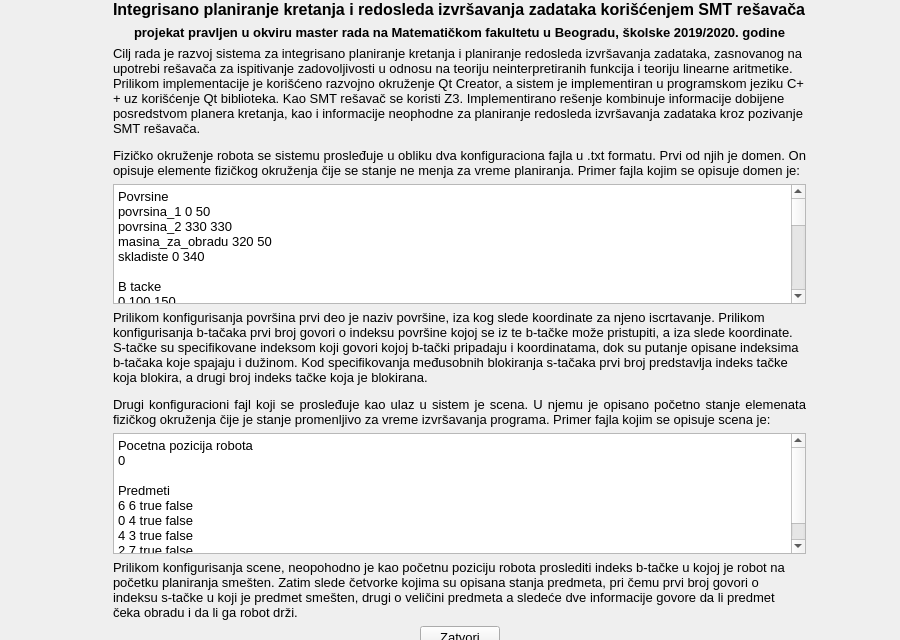
<?xml version="1.0" encoding="UTF-8"?>
<ui version="4.0">
 <class>Pomoc</class>
 <widget class="QWidget" name="Pomoc">
  <property name="geometry">
   <rect>
    <x>0</x>
    <y>0</y>
    <width>900</width>
    <height>640</height>
   </rect>
  </property>
  <property name="minimumSize">
   <size>
    <width>900</width>
    <height>640</height>
   </size>
  </property>
  <property name="maximumSize">
   <size>
    <width>900</width>
    <height>640</height>
   </size>
  </property>
  <property name="windowTitle">
   <string>Form</string>
  </property>
  <widget class="QWidget" name="layoutWidget">
   <property name="geometry">
    <rect>
     <x>0</x>
     <y>0</y>
     <width>919</width>
     <height>669</height>
    </rect>
   </property>
   <layout class="QHBoxLayout" name="horizontalLayout_3">
    <item>
     <spacer name="horizontalSpacer_5">
      <property name="orientation">
       <enum>Qt::Horizontal</enum>
      </property>
      <property name="sizeHint" stdset="0">
       <size>
        <width>40</width>
        <height>20</height>
       </size>
      </property>
     </spacer>
    </item>
    <item>
     <layout class="QVBoxLayout" name="verticalLayout_2">
      <item>
       <spacer name="verticalSpacer_4">
        <property name="orientation">
         <enum>Qt::Vertical</enum>
        </property>
        <property name="sizeHint" stdset="0">
         <size>
          <width>20</width>
          <height>40</height>
         </size>
        </property>
       </spacer>
      </item>
      <item>
       <widget class="QLabel" name="label_4">
        <property name="font">
         <font>
          <pointsize>14</pointsize>
          <weight>75</weight>
          <bold>true</bold>
         </font>
        </property>
        <property name="text">
         <string>&lt;html&gt;&lt;head/&gt;&lt;body&gt;&lt;p align=&quot;justify&quot;&gt;&lt;span style=&quot; font-size:12pt;&quot;&gt;Integrisano planiranje kretanja i redosleda izvršavanja zadataka korišćenjem SMT rešavača&lt;/span&gt;&lt;/p&gt;&lt;/body&gt;&lt;/html&gt;</string>
        </property>
       </widget>
      </item>
      <item>
       <widget class="QLabel" name="label_5">
        <property name="font">
         <font>
          <pointsize>10</pointsize>
         </font>
        </property>
        <property name="text">
         <string>&lt;html&gt;&lt;head/&gt;&lt;body&gt;&lt;p align=&quot;center&quot;&gt;&lt;span style=&quot; font-weight:600;&quot;&gt;projekat pravljen u okviru master rada na Matematičkom fakultetu u Beogradu, školske 2019/2020. godine&lt;/span&gt;&lt;/p&gt;&lt;/body&gt;&lt;/html&gt;</string>
        </property>
       </widget>
      </item>
      <item>
       <widget class="QLabel" name="label_6">
        <property name="text">
         <string>&lt;html&gt;&lt;head/&gt;&lt;body&gt;&lt;p&gt;&lt;span style=&quot; font-size:10pt;&quot;&gt;Cilj rada je razvoj sistema za integrisano planiranje kretanja i planiranje redosleda izvršavanja zadataka, zasnovanog na upotrebi rešavača za ispitivanje zadovoljivosti u odnosu na teoriju neinterpretiranih funkcija i teoriju linearne aritmetike. Prilikom implementacije je korišćeno razvojno okruženje Qt Creator, a sistem je implementiran u programskom jeziku C++ uz korišćenje Qt biblioteka. Kao SMT rešavač se koristi Z3. Implementirano rešenje kombinuje informacije dobijene posredstvom planera kretanja, kao i informacije neophodne za planiranje redosleda izvršavanja zadataka kroz pozivanje SMT rešavača.&lt;/span&gt;&lt;/p&gt;&lt;p align=&quot;justify&quot;&gt;&lt;span style=&quot; font-size:10pt;&quot;&gt;Fizičko okruženje robota se sistemu prosleđuje u obliku dva konfiguraciona fajla u .txt formatu. Prvi od njih je domen. On opisuje elemente fizičkog okruženja čije se stanje ne menja za vreme planiranja. Primer fajla kojim se opisuje domen je:&lt;/span&gt;&lt;/p&gt;&lt;/body&gt;&lt;/html&gt;</string>
        </property>
        <property name="wordWrap">
         <bool>true</bool>
        </property>
       </widget>
      </item>
      <item>
       <widget class="QTextBrowser" name="textBrowser_2">
        <property name="html">
         <string>&lt;!DOCTYPE HTML PUBLIC &quot;-//W3C//DTD HTML 4.0//EN&quot; &quot;http://www.w3.org/TR/REC-html40/strict.dtd&quot;&gt;
&lt;html&gt;&lt;head&gt;&lt;meta name=&quot;qrichtext&quot; content=&quot;1&quot; /&gt;&lt;style type=&quot;text/css&quot;&gt;
p, li { white-space: pre-wrap; }
&lt;/style&gt;&lt;/head&gt;&lt;body style=&quot; font-family:'Ubuntu'; font-size:11pt; font-weight:400; font-style:normal;&quot;&gt;
&lt;p style=&quot; margin-top:0px; margin-bottom:0px; margin-left:0px; margin-right:0px; -qt-block-indent:0; text-indent:0px;&quot;&gt;&lt;span style=&quot; font-size:10pt;&quot;&gt;Povrsine&lt;/span&gt;&lt;/p&gt;
&lt;p style=&quot; margin-top:0px; margin-bottom:0px; margin-left:0px; margin-right:0px; -qt-block-indent:0; text-indent:0px;&quot;&gt;&lt;span style=&quot; font-size:10pt;&quot;&gt;povrsina_1 0 50&lt;/span&gt;&lt;/p&gt;
&lt;p style=&quot; margin-top:0px; margin-bottom:0px; margin-left:0px; margin-right:0px; -qt-block-indent:0; text-indent:0px;&quot;&gt;&lt;span style=&quot; font-size:10pt;&quot;&gt;povrsina_2 330 330&lt;/span&gt;&lt;/p&gt;
&lt;p style=&quot; margin-top:0px; margin-bottom:0px; margin-left:0px; margin-right:0px; -qt-block-indent:0; text-indent:0px;&quot;&gt;&lt;span style=&quot; font-size:10pt;&quot;&gt;masina_za_obradu 320 50&lt;/span&gt;&lt;/p&gt;
&lt;p style=&quot; margin-top:0px; margin-bottom:0px; margin-left:0px; margin-right:0px; -qt-block-indent:0; text-indent:0px;&quot;&gt;&lt;span style=&quot; font-size:10pt;&quot;&gt;skladiste 0 340&lt;/span&gt;&lt;/p&gt;
&lt;p style=&quot;-qt-paragraph-type:empty; margin-top:0px; margin-bottom:0px; margin-left:0px; margin-right:0px; -qt-block-indent:0; text-indent:0px; font-size:10pt;&quot;&gt;&lt;br /&gt;&lt;/p&gt;
&lt;p style=&quot; margin-top:0px; margin-bottom:0px; margin-left:0px; margin-right:0px; -qt-block-indent:0; text-indent:0px;&quot;&gt;&lt;span style=&quot; font-size:10pt;&quot;&gt;B tacke&lt;/span&gt;&lt;/p&gt;
&lt;p style=&quot; margin-top:0px; margin-bottom:0px; margin-left:0px; margin-right:0px; -qt-block-indent:0; text-indent:0px;&quot;&gt;&lt;span style=&quot; font-size:10pt;&quot;&gt;0 100 150&lt;/span&gt;&lt;/p&gt;
&lt;p style=&quot; margin-top:0px; margin-bottom:0px; margin-left:0px; margin-right:0px; -qt-block-indent:0; text-indent:0px;&quot;&gt;&lt;span style=&quot; font-size:10pt;&quot;&gt;3 110 440&lt;/span&gt;&lt;/p&gt;
&lt;p style=&quot; margin-top:0px; margin-bottom:0px; margin-left:0px; margin-right:0px; -qt-block-indent:0; text-indent:0px;&quot;&gt;&lt;span style=&quot; font-size:10pt;&quot;&gt;1 550 370&lt;/span&gt;&lt;/p&gt;
&lt;p style=&quot; margin-top:0px; margin-bottom:0px; margin-left:0px; margin-right:0px; -qt-block-indent:0; text-indent:0px;&quot;&gt;&lt;span style=&quot; font-size:10pt;&quot;&gt;1 420 450&lt;/span&gt;&lt;/p&gt;
&lt;p style=&quot; margin-top:0px; margin-bottom:0px; margin-left:0px; margin-right:0px; -qt-block-indent:0; text-indent:0px;&quot;&gt;&lt;span style=&quot; font-size:10pt;&quot;&gt;2 430 150&lt;/span&gt;&lt;/p&gt;
&lt;p style=&quot;-qt-paragraph-type:empty; margin-top:0px; margin-bottom:0px; margin-left:0px; margin-right:0px; -qt-block-indent:0; text-indent:0px; font-size:10pt;&quot;&gt;&lt;br /&gt;&lt;/p&gt;
&lt;p style=&quot; margin-top:0px; margin-bottom:0px; margin-left:0px; margin-right:0px; -qt-block-indent:0; text-indent:0px;&quot;&gt;&lt;span style=&quot; font-size:10pt;&quot;&gt;S tacke&lt;/span&gt;&lt;/p&gt;
&lt;p style=&quot; margin-top:0px; margin-bottom:0px; margin-left:0px; margin-right:0px; -qt-block-indent:0; text-indent:0px;&quot;&gt;&lt;span style=&quot; font-size:10pt;&quot;&gt;0 60 210&lt;/span&gt;&lt;/p&gt;
&lt;p style=&quot; margin-top:0px; margin-bottom:0px; margin-left:0px; margin-right:0px; -qt-block-indent:0; text-indent:0px;&quot;&gt;&lt;span style=&quot; font-size:10pt;&quot;&gt;0 100 210&lt;/span&gt;&lt;/p&gt;
&lt;p style=&quot; margin-top:0px; margin-bottom:0px; margin-left:0px; margin-right:0px; -qt-block-indent:0; text-indent:0px;&quot;&gt;&lt;span style=&quot; font-size:10pt;&quot;&gt;0 140 210&lt;/span&gt;&lt;/p&gt;
&lt;p style=&quot; margin-top:0px; margin-bottom:0px; margin-left:0px; margin-right:0px; -qt-block-indent:0; text-indent:0px;&quot;&gt;&lt;span style=&quot; font-size:10pt;&quot;&gt;2 530 430&lt;/span&gt;&lt;/p&gt;
&lt;p style=&quot; margin-top:0px; margin-bottom:0px; margin-left:0px; margin-right:0px; -qt-block-indent:0; text-indent:0px;&quot;&gt;&lt;span style=&quot; font-size:10pt;&quot;&gt;2 570 430&lt;/span&gt;&lt;/p&gt;
&lt;p style=&quot; margin-top:0px; margin-bottom:0px; margin-left:0px; margin-right:0px; -qt-block-indent:0; text-indent:0px;&quot;&gt;&lt;span style=&quot; font-size:10pt;&quot;&gt;3 400 510&lt;/span&gt;&lt;/p&gt;
&lt;p style=&quot; margin-top:0px; margin-bottom:0px; margin-left:0px; margin-right:0px; -qt-block-indent:0; text-indent:0px;&quot;&gt;&lt;span style=&quot; font-size:10pt;&quot;&gt;3 440 510&lt;/span&gt;&lt;/p&gt;
&lt;p style=&quot; margin-top:0px; margin-bottom:0px; margin-left:0px; margin-right:0px; -qt-block-indent:0; text-indent:0px;&quot;&gt;&lt;span style=&quot; font-size:10pt;&quot;&gt;1 30 500&lt;/span&gt;&lt;/p&gt;
&lt;p style=&quot; margin-top:0px; margin-bottom:0px; margin-left:0px; margin-right:0px; -qt-block-indent:0; text-indent:0px;&quot;&gt;&lt;span style=&quot; font-size:10pt;&quot;&gt;1 70 500&lt;/span&gt;&lt;/p&gt;
&lt;p style=&quot; margin-top:0px; margin-bottom:0px; margin-left:0px; margin-right:0px; -qt-block-indent:0; text-indent:0px;&quot;&gt;&lt;span style=&quot; font-size:10pt;&quot;&gt;1 110 500&lt;/span&gt;&lt;/p&gt;
&lt;p style=&quot; margin-top:0px; margin-bottom:0px; margin-left:0px; margin-right:0px; -qt-block-indent:0; text-indent:0px;&quot;&gt;&lt;span style=&quot; font-size:10pt;&quot;&gt;1 150 500&lt;/span&gt;&lt;/p&gt;
&lt;p style=&quot; margin-top:0px; margin-bottom:0px; margin-left:0px; margin-right:0px; -qt-block-indent:0; text-indent:0px;&quot;&gt;&lt;span style=&quot; font-size:10pt;&quot;&gt;1 190 500&lt;/span&gt;&lt;/p&gt;
&lt;p style=&quot; margin-top:0px; margin-bottom:0px; margin-left:0px; margin-right:0px; -qt-block-indent:0; text-indent:0px;&quot;&gt;&lt;span style=&quot; font-size:10pt;&quot;&gt;4 350 210&lt;/span&gt;&lt;/p&gt;
&lt;p style=&quot; margin-top:0px; margin-bottom:0px; margin-left:0px; margin-right:0px; -qt-block-indent:0; text-indent:0px;&quot;&gt;&lt;span style=&quot; font-size:10pt;&quot;&gt;4 390 210&lt;/span&gt;&lt;/p&gt;
&lt;p style=&quot; margin-top:0px; margin-bottom:0px; margin-left:0px; margin-right:0px; -qt-block-indent:0; text-indent:0px;&quot;&gt;&lt;span style=&quot; font-size:10pt;&quot;&gt;4 430 210&lt;/span&gt;&lt;/p&gt;
&lt;p style=&quot; margin-top:0px; margin-bottom:0px; margin-left:0px; margin-right:0px; -qt-block-indent:0; text-indent:0px;&quot;&gt;&lt;span style=&quot; font-size:10pt;&quot;&gt;4 470 210&lt;/span&gt;&lt;/p&gt;
&lt;p style=&quot; margin-top:0px; margin-bottom:0px; margin-left:0px; margin-right:0px; -qt-block-indent:0; text-indent:0px;&quot;&gt;&lt;span style=&quot; font-size:10pt;&quot;&gt;4 510 210&lt;/span&gt;&lt;/p&gt;
&lt;p style=&quot;-qt-paragraph-type:empty; margin-top:0px; margin-bottom:0px; margin-left:0px; margin-right:0px; -qt-block-indent:0; text-indent:0px; font-size:10pt;&quot;&gt;&lt;br /&gt;&lt;/p&gt;
&lt;p style=&quot; margin-top:0px; margin-bottom:0px; margin-left:0px; margin-right:0px; -qt-block-indent:0; text-indent:0px;&quot;&gt;&lt;span style=&quot; font-size:10pt;&quot;&gt;Putanje&lt;/span&gt;&lt;/p&gt;
&lt;p style=&quot; margin-top:0px; margin-bottom:0px; margin-left:0px; margin-right:0px; -qt-block-indent:0; text-indent:0px;&quot;&gt;&lt;span style=&quot; font-size:10pt;&quot;&gt;0 1 1&lt;/span&gt;&lt;/p&gt;
&lt;p style=&quot; margin-top:0px; margin-bottom:0px; margin-left:0px; margin-right:0px; -qt-block-indent:0; text-indent:0px;&quot;&gt;&lt;span style=&quot; font-size:10pt;&quot;&gt;0 4 5&lt;/span&gt;&lt;/p&gt;
&lt;p style=&quot; margin-top:0px; margin-bottom:0px; margin-left:0px; margin-right:0px; -qt-block-indent:0; text-indent:0px;&quot;&gt;&lt;span style=&quot; font-size:10pt;&quot;&gt;1 3 2&lt;/span&gt;&lt;/p&gt;
&lt;p style=&quot; margin-top:0px; margin-bottom:0px; margin-left:0px; margin-right:0px; -qt-block-indent:0; text-indent:0px;&quot;&gt;&lt;span style=&quot; font-size:10pt;&quot;&gt;2 3 5&lt;/span&gt;&lt;/p&gt;
&lt;p style=&quot; margin-top:0px; margin-bottom:0px; margin-left:0px; margin-right:0px; -qt-block-indent:0; text-indent:0px;&quot;&gt;&lt;span style=&quot; font-size:10pt;&quot;&gt;2 4 3&lt;/span&gt;&lt;/p&gt;
&lt;p style=&quot; margin-top:0px; margin-bottom:0px; margin-left:0px; margin-right:0px; -qt-block-indent:0; text-indent:0px;&quot;&gt;&lt;span style=&quot; font-size:10pt;&quot;&gt;3 4 1&lt;/span&gt;&lt;/p&gt;
&lt;p style=&quot;-qt-paragraph-type:empty; margin-top:0px; margin-bottom:0px; margin-left:0px; margin-right:0px; -qt-block-indent:0; text-indent:0px; font-size:10pt;&quot;&gt;&lt;br /&gt;&lt;/p&gt;
&lt;p style=&quot; margin-top:0px; margin-bottom:0px; margin-left:0px; margin-right:0px; -qt-block-indent:0; text-indent:0px;&quot;&gt;&lt;span style=&quot; font-size:10pt;&quot;&gt;Medjusobna blokiranja S tacaka&lt;/span&gt;&lt;/p&gt;
&lt;p style=&quot; margin-top:0px; margin-bottom:0px; margin-left:0px; margin-right:0px; -qt-block-indent:0; text-indent:0px;&quot;&gt;&lt;span style=&quot; font-size:10pt;&quot;&gt;12 15&lt;/span&gt;&lt;/p&gt;
&lt;p style=&quot; margin-top:0px; margin-bottom:0px; margin-left:0px; margin-right:0px; -qt-block-indent:0; text-indent:0px;&quot;&gt;&lt;span style=&quot; font-size:10pt;&quot;&gt;13 16&lt;/span&gt;&lt;/p&gt;&lt;/body&gt;&lt;/html&gt;</string>
        </property>
       </widget>
      </item>
      <item>
       <widget class="QLabel" name="label_7">
        <property name="text">
         <string>&lt;html&gt;&lt;head/&gt;&lt;body&gt;&lt;p&gt;&lt;span style=&quot; font-size:10pt;&quot;&gt;Prilikom konfigurisanja površina prvi deo je naziv površine, iza kog slede koordinate za njeno iscrtavanje. Prilikom konfigurisanja b-tačaka prvi broj govori o indeksu površine kojoj se iz te b-tačke može pristupiti, a iza slede koordinate. S-tačke su specifikovane indeksom koji govori kojoj b-tački pripadaju i koordinatama, dok su putanje opisane indeksima b-tačaka koje spajaju i dužinom. Kod specifikovanja međusobnih blokiranja s-tačaka prvi broj predstavlja indeks tačke koja blokira, a drugi broj indeks tačke koja je blokirana.&lt;/span&gt;&lt;/p&gt;&lt;p align=&quot;justify&quot;&gt;&lt;span style=&quot; font-size:10pt;&quot;&gt;Drugi konfiguracioni fajl koji se prosleđuje kao ulaz u sistem je scena. U njemu je opisano početno stanje elemenata fizičkog okruženja čije je stanje promenljivo za vreme izvršavanja programa. Primer fajla kojim se opisuje scena je:&lt;/span&gt;&lt;/p&gt;&lt;/body&gt;&lt;/html&gt;</string>
        </property>
        <property name="wordWrap">
         <bool>true</bool>
        </property>
       </widget>
      </item>
      <item>
       <widget class="QTextBrowser" name="textBrowser_3">
        <property name="html">
         <string>&lt;!DOCTYPE HTML PUBLIC &quot;-//W3C//DTD HTML 4.0//EN&quot; &quot;http://www.w3.org/TR/REC-html40/strict.dtd&quot;&gt;
&lt;html&gt;&lt;head&gt;&lt;meta name=&quot;qrichtext&quot; content=&quot;1&quot; /&gt;&lt;style type=&quot;text/css&quot;&gt;
p, li { white-space: pre-wrap; }
&lt;/style&gt;&lt;/head&gt;&lt;body style=&quot; font-family:'Ubuntu'; font-size:11pt; font-weight:400; font-style:normal;&quot;&gt;
&lt;p style=&quot; margin-top:0px; margin-bottom:0px; margin-left:0px; margin-right:0px; -qt-block-indent:0; text-indent:0px;&quot;&gt;&lt;span style=&quot; font-size:10pt;&quot;&gt;Pocetna pozicija robota&lt;/span&gt;&lt;/p&gt;
&lt;p style=&quot; margin-top:0px; margin-bottom:0px; margin-left:0px; margin-right:0px; -qt-block-indent:0; text-indent:0px;&quot;&gt;&lt;span style=&quot; font-size:10pt;&quot;&gt;0&lt;/span&gt;&lt;/p&gt;
&lt;p style=&quot;-qt-paragraph-type:empty; margin-top:0px; margin-bottom:0px; margin-left:0px; margin-right:0px; -qt-block-indent:0; text-indent:0px; font-size:10pt;&quot;&gt;&lt;br /&gt;&lt;/p&gt;
&lt;p style=&quot; margin-top:0px; margin-bottom:0px; margin-left:0px; margin-right:0px; -qt-block-indent:0; text-indent:0px;&quot;&gt;&lt;span style=&quot; font-size:10pt;&quot;&gt;Predmeti&lt;/span&gt;&lt;/p&gt;
&lt;p style=&quot; margin-top:0px; margin-bottom:0px; margin-left:0px; margin-right:0px; -qt-block-indent:0; text-indent:0px;&quot;&gt;&lt;span style=&quot; font-size:10pt;&quot;&gt;6 6 true false&lt;/span&gt;&lt;/p&gt;
&lt;p style=&quot; margin-top:0px; margin-bottom:0px; margin-left:0px; margin-right:0px; -qt-block-indent:0; text-indent:0px;&quot;&gt;&lt;span style=&quot; font-size:10pt;&quot;&gt;0 4 true false&lt;/span&gt;&lt;/p&gt;
&lt;p style=&quot; margin-top:0px; margin-bottom:0px; margin-left:0px; margin-right:0px; -qt-block-indent:0; text-indent:0px;&quot;&gt;&lt;span style=&quot; font-size:10pt;&quot;&gt;4 3 true false&lt;/span&gt;&lt;/p&gt;
&lt;p style=&quot; margin-top:0px; margin-bottom:0px; margin-left:0px; margin-right:0px; -qt-block-indent:0; text-indent:0px;&quot;&gt;&lt;span style=&quot; font-size:10pt;&quot;&gt;2 7 true false&lt;/span&gt;&lt;/p&gt;
&lt;p style=&quot; margin-top:0px; margin-bottom:0px; margin-left:0px; margin-right:0px; -qt-block-indent:0; text-indent:0px;&quot;&gt;&lt;span style=&quot; font-size:10pt;&quot;&gt;5 5 true false&lt;/span&gt;&lt;/p&gt;&lt;/body&gt;&lt;/html&gt;</string>
        </property>
       </widget>
      </item>
      <item>
       <widget class="QLabel" name="label_8">
        <property name="text">
         <string>&lt;html&gt;&lt;head/&gt;&lt;body&gt;&lt;p&gt;&lt;span style=&quot; font-size:10pt;&quot;&gt;Prilikom konfigurisanja scene, neopohodno je kao početnu poziciju robota proslediti indeks b-tačke u kojoj je robot na početku planiranja smešten. Zatim slede četvorke kojima su opisana stanja predmeta, pri čemu prvi broj govori o indeksu s-tačke u koji je predmet smešten, drugi o veličini predmeta a sledeće dve informacije govore da li predmet čeka obradu i da li ga robot drži.&lt;/span&gt;&lt;/p&gt;</string>
        </property>
        <property name="wordWrap">
         <bool>true</bool>
        </property>
       </widget>
      </item>
      <item>
       <layout class="QHBoxLayout" name="horizontalLayout_5">
        <item>
         <spacer name="horizontalSpacer_9">
          <property name="orientation">
           <enum>Qt::Horizontal</enum>
          </property>
          <property name="sizeHint" stdset="0">
           <size>
            <width>40</width>
            <height>20</height>
           </size>
          </property>
         </spacer>
        </item>
        <item>
         <widget class="QPushButton" name="btnClose_3">
          <property name="font">
           <font>
            <pointsize>10</pointsize>
           </font>
          </property>
          <property name="text">
           <string>Zatvori</string>
          </property>
         </widget>
        </item>
        <item>
         <spacer name="horizontalSpacer_10">
          <property name="orientation">
           <enum>Qt::Horizontal</enum>
          </property>
          <property name="sizeHint" stdset="0">
           <size>
            <width>40</width>
            <height>20</height>
           </size>
          </property>
         </spacer>
        </item>
       </layout>
      </item>
      <item>
       <spacer name="verticalSpacer_5">
        <property name="orientation">
         <enum>Qt::Vertical</enum>
        </property>
        <property name="sizeHint" stdset="0">
         <size>
          <width>20</width>
          <height>40</height>
         </size>
        </property>
       </spacer>
      </item>
      <item>
       <layout class="QHBoxLayout" name="horizontalLayout_4">
        <item>
         <spacer name="horizontalSpacer_6">
          <property name="orientation">
           <enum>Qt::Horizontal</enum>
          </property>
          <property name="sizeHint" stdset="0">
           <size>
            <width>40</width>
            <height>20</height>
           </size>
          </property>
         </spacer>
        </item>
       </layout>
      </item>
      <item>
       <spacer name="verticalSpacer_6">
        <property name="orientation">
         <enum>Qt::Vertical</enum>
        </property>
        <property name="sizeHint" stdset="0">
         <size>
          <width>20</width>
          <height>40</height>
         </size>
        </property>
       </spacer>
      </item>
     </layout>
    </item>
    <item>
     <spacer name="horizontalSpacer_8">
      <property name="orientation">
       <enum>Qt::Horizontal</enum>
      </property>
      <property name="sizeHint" stdset="0">
       <size>
        <width>40</width>
        <height>20</height>
       </size>
      </property>
     </spacer>
    </item>
   </layout>
  </widget>
 </widget>
 <resources/>
 <connections>
  <connection>
   <sender>btnClose_3</sender>
   <signal>clicked()</signal>
   <receiver>Pomoc</receiver>
   <slot>close()</slot>
   <hints>
    <hint type="sourcelabel">
     <x>459</x>
     <y>613</y>
    </hint>
    <hint type="destinationlabel">
     <x>449</x>
     <y>319</y>
    </hint>
   </hints>
  </connection>
 </connections>
</ui>
